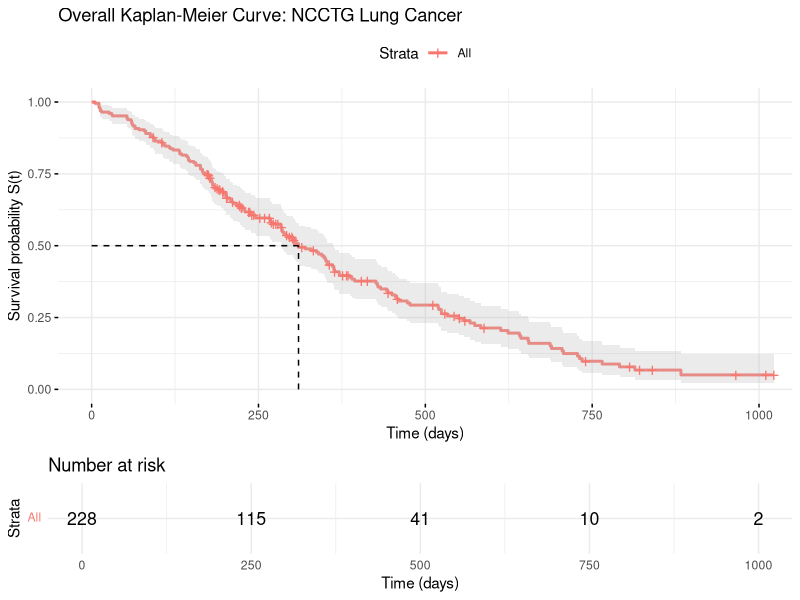
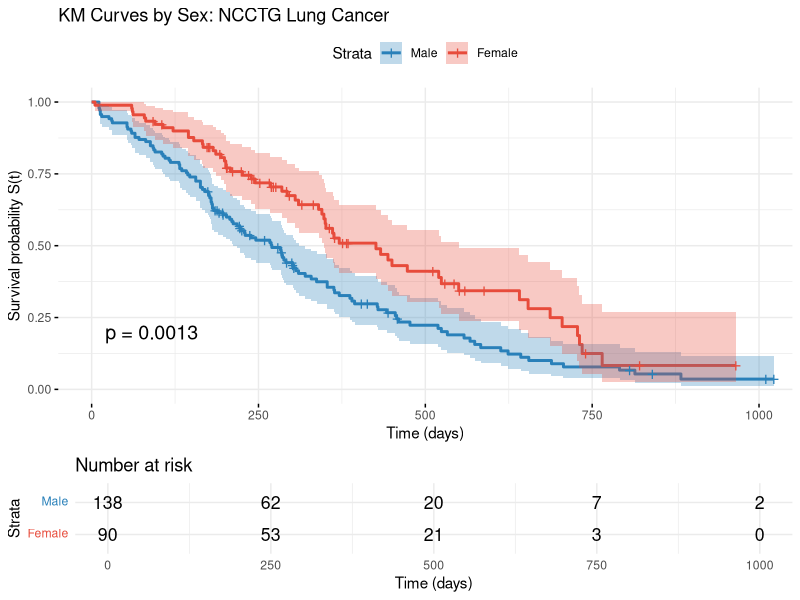
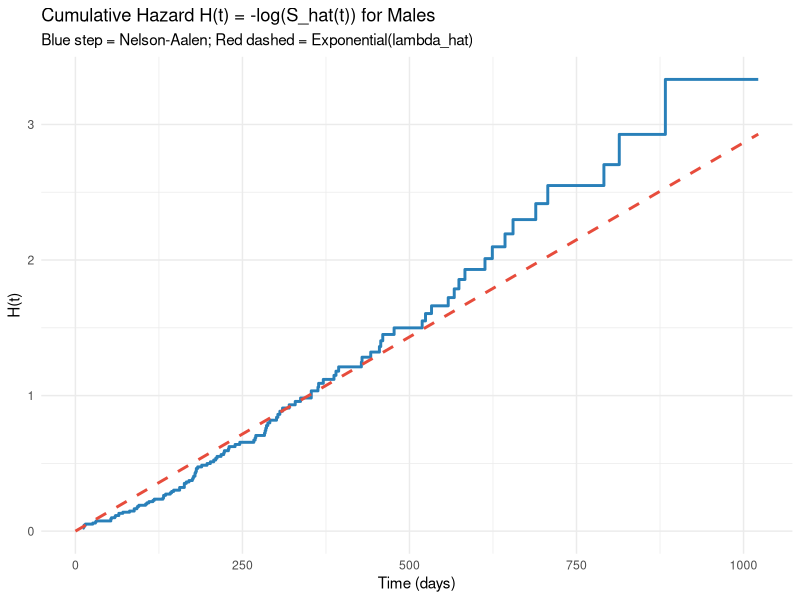

Here is the R script that generated these plots, in order:
# Required packages
library(survival)
library(survminer)
library(dplyr)
library(ggplot2)

# Dataset: lung cancer survival data from the survival package
# Variables: time (days), status (2=dead, 1=censored), sex (1=male, 2=female)
data(lung)
lung <- lung |> mutate(event = ifelse(status == 2, 1, 0))

cat("Dataset dimensions:", nrow(lung), "patients\n")
cat("Events observed:", sum(lung$event), "\n")
cat("Censored:", sum(1 - lung$event), "\n\n")

# ============================================================
# Task 1: Fit and plot the overall Kaplan-Meier curve
# ============================================================
# The Surv() object encodes (time, event_indicator).
# survfit() fits the KM estimator.

# TODO: Create a Surv object using time and event columns.
# Fit an overall (unstratified) KM curve with survfit(Surv(...) ~ 1, data=lung)
# and store it as km_overall.

km_overall <- survfit(Surv(time, event) ~ 1, data = lung)

# TODO: Print a summary of km_overall. Note the median survival time and
# its 95% confidence interval.
summary(km_overall, times = c(180, 365, 547, 730))

# TODO: Plot the overall KM curve using ggsurvplot() from survminer.
# Include confidence intervals (conf.int = TRUE), risk table (risk.table = TRUE),
# and label the median with surv.median.line = "hv".
ggsurvplot(
  km_overall,
  data       = lung,
  conf.int   = TRUE,
  risk.table = TRUE,
  surv.median.line = "hv",
  xlab       = "Time (days)",
  ylab       = "Survival probability S(t)",
  title      = "Overall Kaplan-Meier Curve: NCCTG Lung Cancer",
  ggtheme    = theme_minimal()
)

# ============================================================
# Task 2: Stratified KM curves by sex
# ============================================================
# Fit KM curves separately for males (sex=1) and females (sex=2).

# TODO: Fit a stratified KM model: survfit(Surv(...) ~ sex, data=lung)
# Store as km_sex.

km_sex <- survfit(Surv(time, event) ~ sex, data = lung)

# TODO: Print estimated survival probabilities at t = 365 days for each group.
cat("\nSurvival probabilities at 365 days (stratified by sex):\n")
print(summary(km_sex, times = 365)$surv)

# TODO: Plot the stratified KM curves using ggsurvplot().
# Add a legend with labels c("Male", "Female"), use distinct colours,
# include a risk table, and add p-value from log-rank test (pval = TRUE).
ggsurvplot(
  km_sex,
  data       = lung,
  conf.int   = TRUE,
  risk.table = TRUE,
  pval       = TRUE,
  legend.labs = c("Male", "Female"),
  palette     = c("#2980b9", "#e74c3c"),
  xlab        = "Time (days)",
  ylab        = "Survival probability S(t)",
  title       = "KM Curves by Sex: NCCTG Lung Cancer",
  ggtheme     = theme_minimal()
)

# ============================================================
# Task 3: Manual Greenwood variance at one time point
# ============================================================
# Greenwood's formula: Var(S_hat(t)) = S_hat(t)^2 * sum_{t_i <= t} d_i / (n_i*(n_i - d_i))

# Extract KM table details for males only (sex=1)
lung_male <- lung |> filter(sex == 1)
km_male   <- survfit(Surv(time, event) ~ 1, data = lung_male)

# TODO: Extract the KM table for males into a data frame.
# Columns needed: time, n.risk, n.event, surv.
km_male_df <- data.frame(
  t       = km_male$time,
  n_risk  = km_male$n.risk,
  n_event = km_male$n.event,
  surv    = km_male$surv
)

# Target time: 365 days
t_target <- 365

# TODO: Filter km_male_df to rows where t <= 365 and n_event > 0.
# Compute the Greenwood sum: sum(n_event / (n_risk * (n_risk - n_event)))
# over those rows. Then compute Var_hat = S_hat^2 * greenwood_sum.
# Print the KM estimate, Greenwood variance, and 95% CI at t=365.

km_at_365 <- km_male_df |> filter(t <= t_target)
s_hat_365 <- tail(km_at_365$surv, 1)

greenwood_sum <- sum(
  km_at_365$n_event / (km_at_365$n_risk * (km_at_365$n_risk - km_at_365$n_event)),
  na.rm = TRUE
)
var_hat <- s_hat_365^2 * greenwood_sum
se_hat  <- sqrt(var_hat)

cat(sprintf("\nGreenwood at t=365 (males):\n"))
cat(sprintf("  S_hat(365) = %.4f\n", s_hat_365))
cat(sprintf("  Greenwood variance = %.6f\n", var_hat))
cat(sprintf("  95%% CI: (%.4f, %.4f)\n",
            max(0, s_hat_365 - 1.96*se_hat),
            min(1, s_hat_365 + 1.96*se_hat)))

# TODO: Compare your manual 95% CI to what survminer reports.
# Hint: summary(km_male, times = 365)

# ============================================================
# Task 4: Log-rank test
# ============================================================
# The log-rank test checks H0: S_male(t) = S_female(t) for all t.

# TODO: Use survdiff(Surv(...) ~ sex, data=lung) to run the log-rank test.
# Store the result as lr_test. Print and interpret the chi-squared statistic
# and p-value. State whether you reject H0 at alpha=0.05.

lr_test <- survdiff(Surv(time, event) ~ sex, data = lung)
print(lr_test)

cat("\nLog-rank test interpretation:\n")
p_val <- 1 - pchisq(lr_test$chisq, df = 1)
cat(sprintf("  Chi-squared = %.4f, df = 1, p-value = %.4f\n", lr_test$chisq, p_val))
if (p_val < 0.05) {
  cat("  Decision: Reject H0. Survival differs significantly between males and females (alpha=0.05).\n")
} else {
  cat("  Decision: Fail to reject H0.\n")
}

# ============================================================
# Task 5: Cumulative hazard H(t) = -log(S(t))
# ============================================================
# Relationship: S(t) = exp(-H(t)), so H(t) = -log(S(t)).

# TODO: Compute the Nelson-Aalen cumulative hazard estimate for males:
#   H_hat(t) = -log(S_hat(t))  (log-transform of the KM estimate)
# Plot H_hat(t) vs time for males as a step function.
# Overlay the theoretical exponential H(t) = lambda*t for a fitted lambda
# (estimate lambda = total events / total person-time for males).

km_male_df <- km_male_df |>
  mutate(H_hat = -log(surv))

lambda_hat <- sum(lung_male$event) / sum(lung_male$time)
cat(sprintf("\nEstimated exponential hazard rate (males): lambda = %.6f/day\n", lambda_hat))

t_range <- seq(0, max(lung_male$time), length.out = 300)
exp_H_df <- data.frame(t = t_range, H = lambda_hat * t_range)

ggplot(km_male_df, aes(x = t, y = H_hat)) +
  geom_step(color = "#2980b9", linewidth = 1) +
  geom_line(data = exp_H_df, aes(x = t, y = H),
            color = "#e74c3c", linewidth = 1, linetype = "dashed") +
  labs(
    title    = "Cumulative Hazard H(t) = -log(S_hat(t)) for Males",
    subtitle = "Blue step = Nelson-Aalen; Red dashed = Exponential(lambda_hat)",
    x = "Time (days)", y = "H(t)"
  ) +
  theme_minimal()
